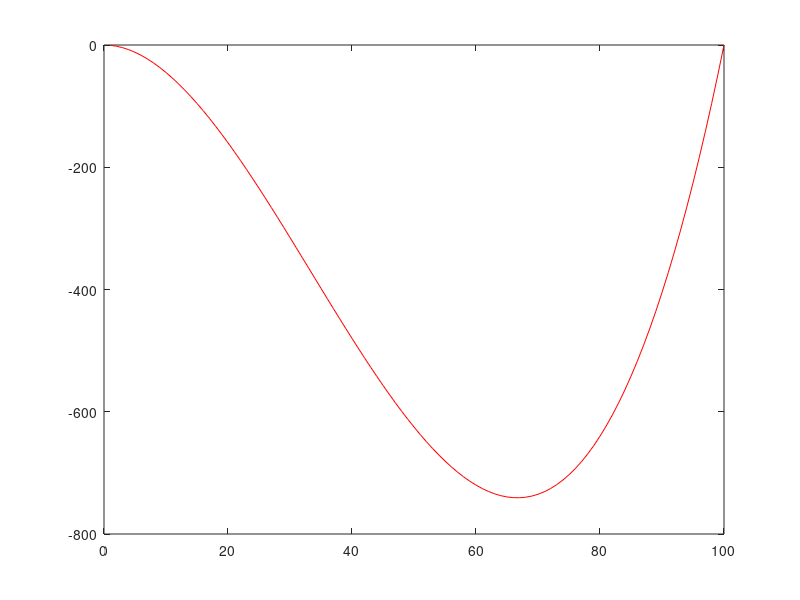

Recreate this plot in MATLAB.
clear all
close all

%% parameters
C1  = 50;
C2 = 5;


% time loop
for i=1:100
    x(i) = -C1*(i/10)^2 + C2*(i/10)^3;
end


%% plot
figure(1)
plot(x, 'r')
